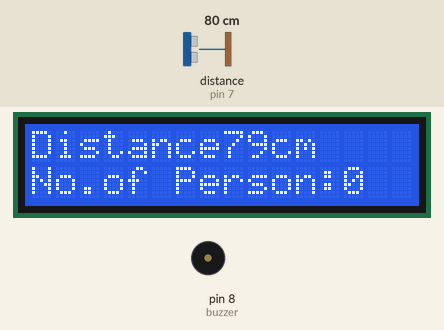
Simulated run of this sketch. Board: Arduino Uno, built with avr-gcc and run on an emulated ATmega328P. On the bench: 16×2 character LCD, buzzer (waves = sounding). Wiring (inferred from the names in the program): ultrasonic range finder: trigger pin 6; echo pin 7. The test bench sets the inputs (shaded band); at power-on: distance to the obstacle (sensor on pin 7) 80 cm. The echo pulse lasts 58.3 µs per cm; what the sketch prints to the serial monitor is not drawn.

Above: at 1.2 s.
1.3 s: distance to the obstacle (sensor on pin 7) set to 28 cm
At 4.2 s:
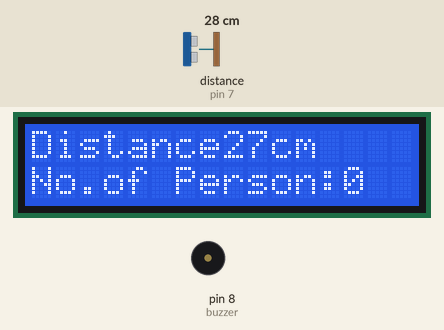
6.5 s: distance to the obstacle (sensor on pin 7) set to 22 cm
At 10.4 s:
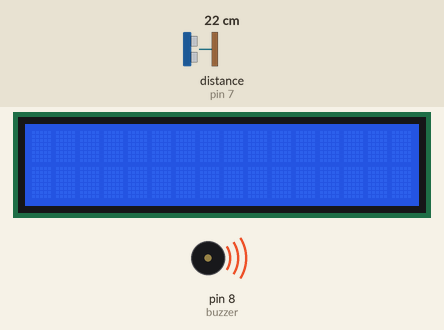
13.4 s: distance to the obstacle (sensor on pin 7) set to 2 cm
At 16.9 s:
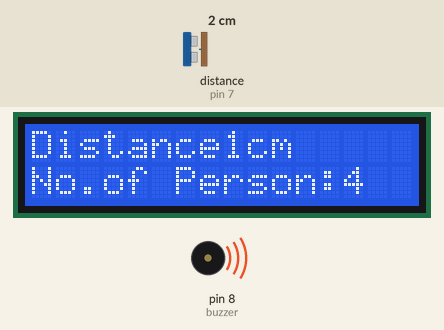
Timing chart, 0 to 18.4 s (numbered marks = the images above; inputs shaded):
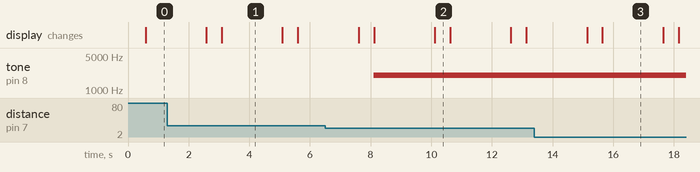

Measured:
- the behaviour switches between 26 and 25 cm on distance to the obstacle (sensor on pin 7) (found by bisection; images 1 and 2)
- after the input at 1.3 s, the display: first differs from a run without the input after 1.8 s (image 1)
- after the input at 6.5 s, tone on pin 8 (buzzer): silent → 2000 Hz after 1.6 s; the display: first differs from a run without the input after 1.6 s (image 2 shows a later state)
- what the display in image 1 shows lasts 2.0 s, from 3.1 s to 5.1 s
- what the display in image 2 shows lasts 0.5 s, from 10.1 s to 10.6 s

The sketch:

Siddhant_Agarwal.ino
```cpp
#include <LiquidCrystal.h>

const int trigPin=6;
const int echoPin=7;
const int buzzer=8;
int count =0;

long duration;
int distance;

LiquidCrystal lcd(12,11,5,4,3,2);
  void setup(){
  pinMode(trigPin, OUTPUT);
  pinMode(echoPin, INPUT);
  pinMode(buzzer, OUTPUT);
  lcd.begin(16,2);
  lcd.clear();
  Serial.begin(9600);
}
void loop(){
  lcd.clear();
  digitalWrite(trigPin,HIGH);
  delayMicroseconds(1000);
  digitalWrite(trigPin,LOW);
  duration = pulseIn(echoPin,HIGH);
  distance = (duration/2)/29.1;
  delay(500);
  if(distance<25){
    tone(buzzer,2000);
    count++;
  }
  else
    noTone(buzzer);

lcd.clear();
lcd.print("Distance");
lcd.print(distance);
lcd.print("cm");
lcd.setCursor(0,1);
lcd.print("No.of Person:");
lcd.print(count);
delay(1000);
Serial.print("Distance");
Serial.println(distance);
Serial.print("cm");
delay(1000);
}
```
